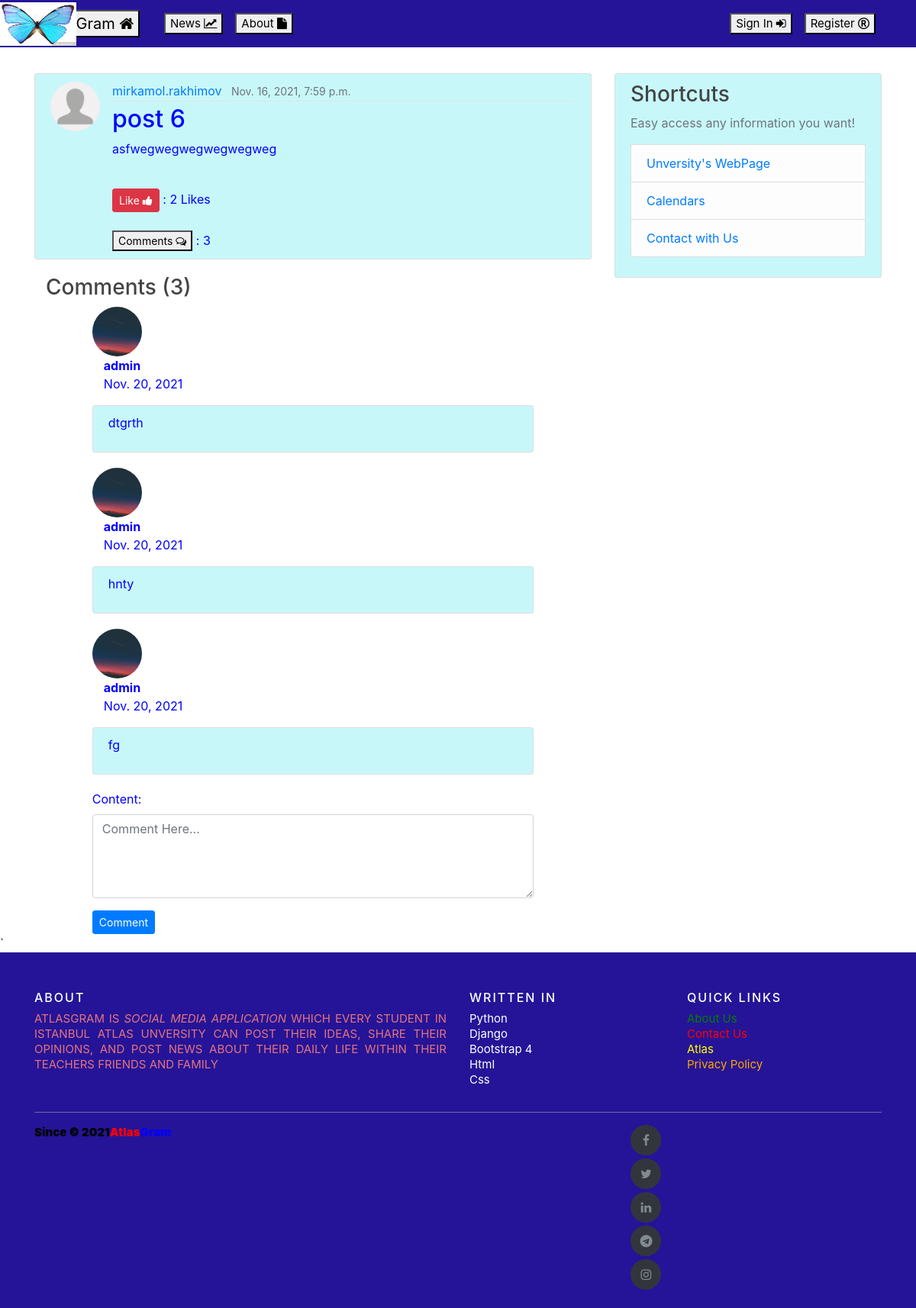
Page /post/6/ on the committed database.
### AtlasGramApp/models.py (models this page shows, shortened)
class Post(models.Model):
    title = models.CharField(max_length=200)
    content = models.TextField()
    date_posted = models.DateTimeField(default=timezone.now)
    author = models.ForeignKey(User, on_delete=models.CASCADE)
    post_like = models.ManyToManyField(User, related_name='likes')
    def total_likes(self):
        return self.post_like.count()

class PostComment(models.Model):
    user = models.ForeignKey(User, on_delete=models.CASCADE)
    date = models.DateField(auto_now_add=True)
    post = models.ForeignKey(Post, on_delete=models.CASCADE)
    content = models.TextField()

### users/models.py (models this page shows, shortened)
class Profile(models.Model):
    user = models.OneToOneField(User,on_delete=models.CASCADE)
    image = models.ImageField(default ='default.jpg',upload_to ='profile_pics')

### AtlasGramApp/views.py (the view, shortened to what this page needs)
# urls.py: path('post/<int:pk>/', PostDetailView.as_view(), name = 'post-detail'),
class PostDetailView(DetailView):
    model = Post
    template_name = 'AtlasGramApp/post_detail.html'
    form = CommentForm
    def get_context_data(self, **kwargs):
        stuff = get_object_or_404(Post, id=self.kwargs['pk'])
        total_likes = stuff.total_likes()
        post_comments_count = PostComment.objects.all().filter(post=self.object.id).count()
        post_comments = PostComment.objects.all().filter(post=self.object.id)
        context = super().get_context_data(**kwargs)
        context["form"] = self.form
        context["post_comments"] = post_comments
        context["post_comments_count"] = post_comments_count
        context["total_likes"] = total_likes
        return context

### AtlasGramApp/templates/AtlasGramApp/post_detail.html (shortened to what this page needs)
{% extends 'AtlasGramApp/main.html' %}
{% block content %}
        <article class="media content-section">
            <img class="rounded-circle article-img" src="{{post.author.profile.image.url}}" alt="">
            <div class="media-body">
            <div class="article-metadata">
              <a class="mr-2" href="{% url 'user-posts' object.author.username %}">{{ object.author }}</a>
              <small class="text-muted">{{ object.date_posted }}</small>
            </div>
            <h2><a class="article-title">{{object.title}}</h2>
            <p class="article-content">{{ object.content }}</p>
                <br>
            <span>
                <form action="{% url 'like_post' post.pk  %}" method="POST">
                    <button type="submit" name="post_id" value="{{ post.id }}" class="btn btn-danger btn-sm" style="font-size:14px">Like <i class="fa fa-thumbs-up"></i></button> : {{total_likes}} Likes
                </form>
            </span>
                <br>
                 <span>
                    <button style="font-size:14px">Comments <i class="fa fa-comments-o"></i></button> : {{post_comments_count}}
                </span>
          </div>
        </article>
            <div class="section">
                <div class="container">
                    <h3>Comments ({{post_comments_count}}) </h3>
                    <div class="row">
                        <div class="col-lg-10 mx-auto">
                            <div class="media-list">
                                {% for comment in post_comments %}
                                    <div>
                                        <img src="{{comment.user.profile.image.url}}" alt="" class="rounded-circle article-img">
                                        <div class="media-body">
                                            <div class="small-1">
                                                <div class="container-sm"><b>{{comment.user}}</b></div>
                                                <div class="container">
                                                    <p class="date">{{comment.date}}</p>
                                                </div>
                                            </div>
                                            <div class="content-section">
                                                <p>{{comment.content}}</p>
                                            </div>
                                        </div>
                                    </div>
                                {% endfor %}
                            </div>
                            <form method="POST">
                                <div class="form-group">
                                    {{form}}
                                </div>
                                 <button class="btn btn-primary btn-sm" type="submit">Comment</button>
                            </form>
                        </div>
                    </div>
                </div>
            </div>
{% endblock content %}

### AtlasGramApp/templates/AtlasGramApp/main.html (shortened to what this page needs)
{% load static %}
<!DOCTYPE html>
<html lang="en">
<head>
    <link rel="stylesheet" type="text/css" href="{%static 'AtlasGramApp/main.css' %}">
     <link rel="stylesheet" type="text/css" href="{%static 'AtlasGramApp/about_us.css' %}">
     <link rel="stylesheet" href="https://cdnjs.cloudflare.com/ajax/libs/font-awesome/4.7.0/css/font-awesome.min.css">
     <link rel="stylesheet" href="https://cdn.jsdelivr.net/npm/bootstrap@4.6.1/dist/css/bootstrap.min.css">
</head>
<body>
         <header class="site-header">
          <nav class="navbar navbar-expand-md navbar-dark bg-steel fixed-top">
               <img  style="width:100px;height:57px; position:fixed; left:0px;" src="/media/butter.jpg" alt="">
            <div class="container">
              <a class="navbar-brand mr-4" href="{% url 'home' %}"><button style="font-size:20px">AtlasGram <i class=" fa fa-home"></i></button></a>
              <div class="collapse navbar-collapse" id="navbarToggle">
                <div class="navbar-nav mr-auto">
                  <a class="nav-item nav-link" href="{% url 'news' %}"><button style="font-size:15px">News <i class=" fa fa-line-chart"></i></button></a>
                  <a class="nav-item nav-link" href="{% url 'about' %}"><button style="font-size:15px">About <i class=" fa fa-file"></i></button></a>
                </div>
                <div class="navbar-nav">
                    {% if user.is_authenticated %}
                         <a class="nav-item nav-link" href="{% url 'post-create' %}"><button style="font-size:15px">New_Pub <i class=" fa fa-plus"></i></button></a>
                         <a class="nav-item nav-link" href="{% url 'logout' %}"><button style="font-size:15px">Sign Out <i class=" fa fa-sign-out"></i></button></a>
                         <a class="nav-item nav-link" href="{% url 'profile' %}"><button style="font-size:15px">Profile <i class=" fa fa-user"></i></button></a>
                    {% else %}
                      <a class="nav-item nav-link" href="{% url 'login' %}"><button style="font-size:15px">Sign In <i class=" fa fa-sign-in"></i></button></a>
                      <a class="nav-item nav-link" href="{% url 'register' %}"><button style="font-size:15px">Register <i class=" fa fa-registered"></i></button></a>
                    {% endif %}
                </div>
              </div>
            </div>
          </nav>
        </header>
         <br>
         <br>
         <br>
         <br>
        <main role="main" class="container">
          <div class="row">
            <div class="col-md-8">
              {% block content %}
                {% endblock %}
            </div>
            <div class="col-md-4">
              <div class="content-section">
                <h3>Shortcuts</h3>
                <p class='text-muted'>Easy access any information you want!
                  <ul class="list-group">
                    <li class="list-group-item list-group-item-light"><a href="https://www.atlas.edu.tr/en/"> Unversity's WebPage </a></li>
                    <li class="list-group-item list-group-item-light"><a href="{% url 'calendar' %}">Calendars</a></li>
                     <li class="list-group-item list-group-item-light"><a href="{% url 'contact' %}">Contact with Us</a></li>
                  </ul>
                </p>
              </div>
            </div>
          </div>
        </main>
   `<script src="https://cdn.jsdelivr.net/npm/jquery@3.5.1/dist/jquery.slim.min.js"></script>
     <footer class="site-footer">
      <div class="container">
        <div class="row">
          <div class="col-sm-12 col-md-6">
            <h6>About</h6>
            <p style="color:#e6737e;" class="text-justify">ATLASGRAM IS <i>SOCIAL MEDIA APPLICATION</i> WHICH EVERY STUDENT IN ISTANBUL ATLAS UNVERSITY CAN POST THEIR IDEAS, SHARE THEIR OPINIONS, AND POST NEWS ABOUT THEIR DAILY LIFE WITHIN THEIR TEACHERS FRIENDS AND FAMILY</p>
          </div>
          <div class="col-xs-6 col-md-3">
            <h6>Written in</h6>
            <ul class="footer-links">
              <li><a href="#">Python</a></li>
              <li><a href="#">Django</a></li>
              <li><a href="#">Bootstrap 4</a></li>
              <li><a href="#">Html</a></li>
              <li><a href="#">Css</a></li>
            </ul>
          </div>
          <div class="col-xs-6 col-md-3">
            <h6>Quick Links</h6>
            <ul class="footer-links">
              <li > <a style="color:green;" href="{% url 'about' %}" >About Us </a></li>
              <li><a style="color:red;" href="{% url 'contact' %}" >Contact Us</a></li>
              <li><a target=”_blank”  style="color:yellow;" href="https://www.atlas.edu.tr/en/">Atlas</a></li>
              <li><a style="color:orange;" href="#">Privacy Policy</a></li>
            </ul>
          </div>
        </div>
        <hr>
      </div>
      <div class="container">
        <div class="row">
          <div class="col-md-8 col-sm-6 col-xs-12">
         <a href="{% url 'home' %}"><b style="color:red;"><b style="color:black;">Since &copy; 2021</b><b style="color:red;">Atlas</b><b style="color:blue;">Gram</b> </a>
          </div>
          <div class="col-md-4 col-sm-6 col-xs-12">
            <ul class="social-icons">
              <li><a class="facebook" href="#"><i class="fa fa-facebook"></i></a></li>
              <li><a class="twitter" href="#"><i class="fa fa-twitter"></i></a></li>
              <li><a class="linkedin" href="#"><i class="fa fa-linkedin"></i></a></li>
                <li><a class="linkedin" href="#"><i class="fa fa-telegram"></i></a></li>
                <li><a class="linkedin" href="#"><i class="fa fa-instagram"></i></a></li>
            </ul>
          </div>
        </div>
      </div>
</footer>
</body>
</html>

### AtlasGramApp/static/AtlasGramApp/main.css (style rules this page uses)
body { background: #fafafa; color: #333333; margin-top: 5rem; }
h1, h2, h3, h4, h5, h6 { color: #444444; }
ul { margin: 0; }
.bg-steel { background-color: #251497; }
.site-header .navbar-nav .nav-link { color: #cbd5db; }
.content-section { background: #c8f7fa; padding: 10px 20px; border: 1px solid #dddddd; border-radius: 3px; margin-bottom: 20px; }
.article-title { color: blue; }
.article-content { white-space: pre-line; }
.article-img { height: 65px; width: 65px; margin-right: 16px; }
.article-metadata { padding-bottom: 1px; margin-bottom: 4px; border-bottom: 1px solid #e3e3e3 }

### AtlasGramApp/static/AtlasGramApp/about_us.css (style rules this page uses)
.site-footer { background-color:#251497; padding:45px 0 20px; font-size:15px; line-height:20px; color:#251497; }
.site-footer hr { border-top-color:#bbb; opacity:0.5 }
.site-footer h6 { color:#fff; font-size:16px; text-transform:uppercase; margin-top:5px; letter-spacing:2px }
.site-footer a { color:#fff; }
.footer-links { padding-left:0; list-style:none }
.footer-links li { display:block }
.footer-links a { color:#fff; }
.site-footer .social-icons { text-align:right }
.site-footer .social-icons a { width:40px; height:40px; line-height:40px; margin-left:6px; margin-right:0; border-radius:100%; background-color:#33353d }
.social-icons { padding-left:0; margin-bottom:0; list-style:none }
.social-icons li { display:inline-block; margin-bottom:4px }
.social-icons a { background-color:#eceeef; color:#818a91; font-size:16px; display:inline-block; line-height:44px; width:44px; height:44px; text-align:center; margin-right:8px; border-radius:100%; -webkit-transition:all .2s linear; -o-transition:all .2s linear; transition:all .2s linear }

### rows in the picture
Post: author.profile.image (placeholder picture), author "mirkamol.rakhimov", date_posted "Nov. 16, 2021, 7:59 p.m.", title "post 6", content "asfwegwegwegwegwegweg"
PostComment: user.profile.image (picture), user "admin", date "Nov. 20, 2021", content "dtgrth"
PostComment: user.profile.image (picture), user "admin", date "Nov. 20, 2021", content "hnty"
PostComment: user.profile.image (picture), user "admin", date "Nov. 20, 2021", content "fg"

### other values in the picture
{{ total_likes }} "2"
{{ post_comments_count }} "3"
